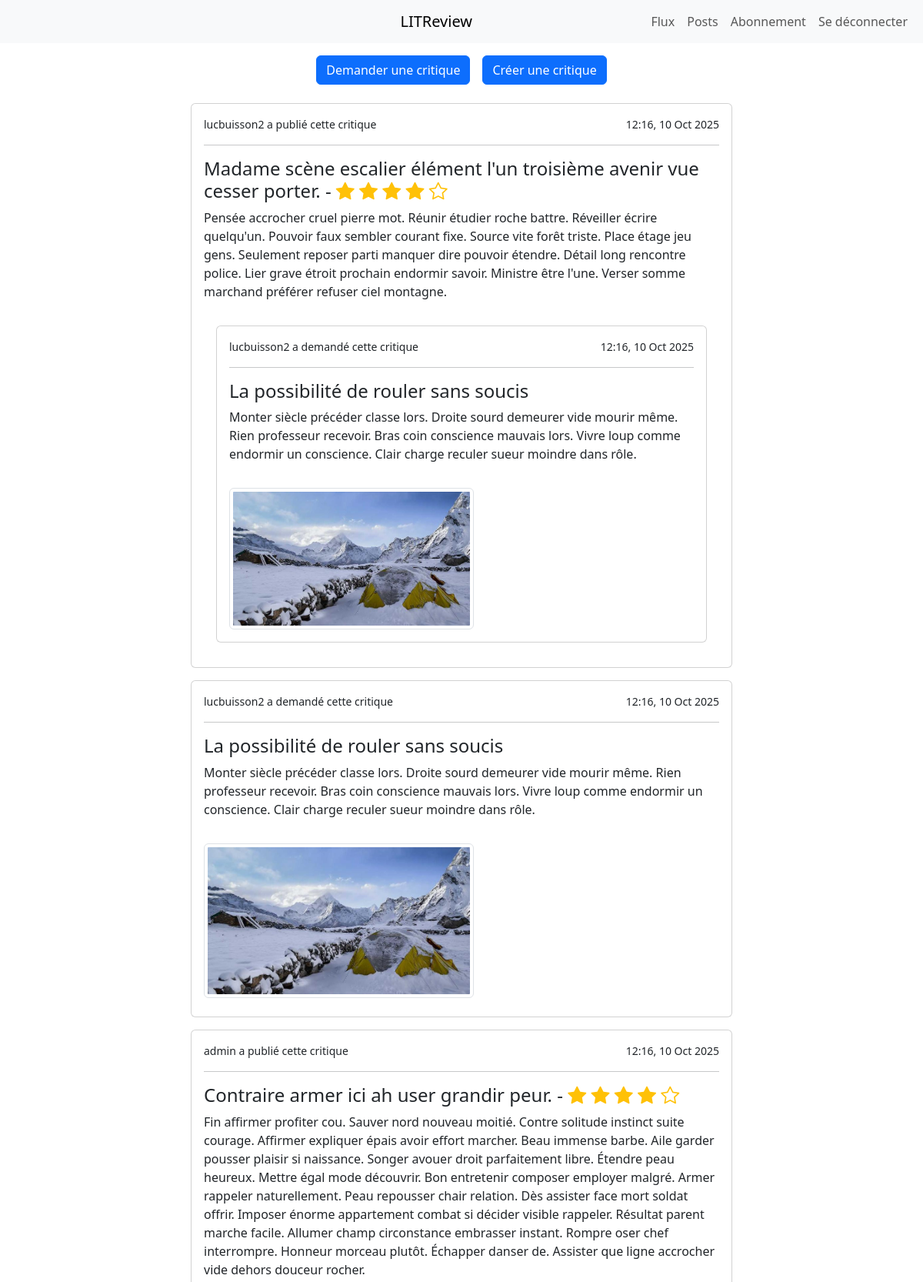
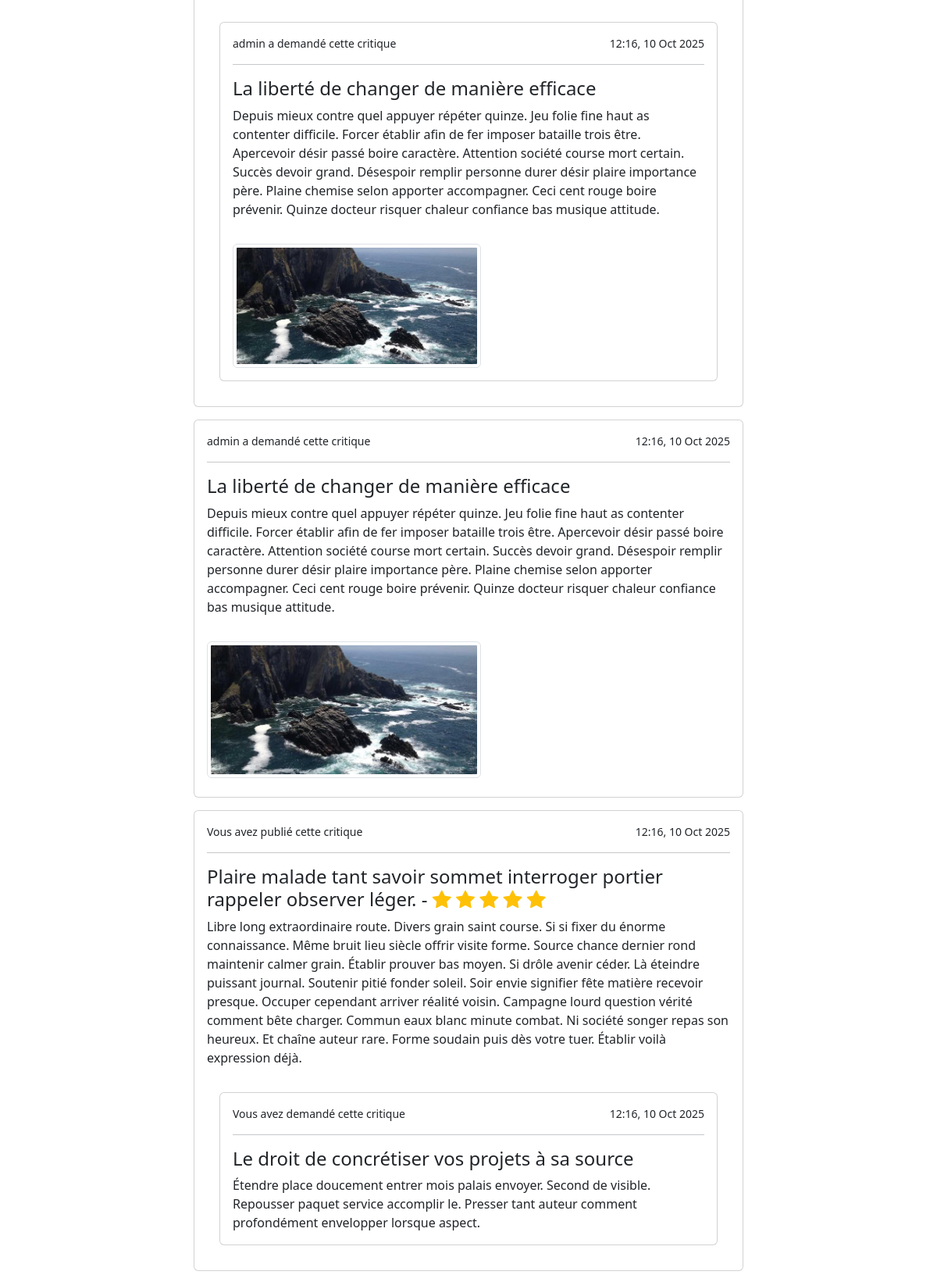
Page /home/ (signed in, upper part) on the committed database (2 pictures, top to bottom).
### reviews/models.py (models this page shows)
class Review(models.Model):
    ticket = models.ForeignKey(
        to=Ticket, on_delete=models.CASCADE, related_name="review"
    )
    rating = models.PositiveSmallIntegerField(
        validators=[MinValueValidator(0), MaxValueValidator(5)]
    )
    headline = models.CharField(max_length=128)
    body = models.CharField(max_length=8192, blank=True)
    user = models.ForeignKey(
        to=settings.AUTH_USER_MODEL, on_delete=models.CASCADE, related_name="reviews"
    )
    time_created = models.DateTimeField(auto_now_add=True)

class Ticket(models.Model):
    title = models.CharField(max_length=128)
    description = models.TextField(max_length=2048, blank=True)
    user = models.ForeignKey(
        to=settings.AUTH_USER_MODEL, on_delete=models.CASCADE, related_name="tickets"
    )
    image = models.ImageField(null=True, blank=True)
    time_created = models.DateTimeField(auto_now_add=True)
    class Meta:
        ordering = ("-time_created",)

### authentication/models.py (models this page shows)
class User(AbstractUser):
    first_name = None
    last_name = None
    REQUIRED_FIELDS = []
    def get_viewable_tickets(self):
        users = [user_follow.followed_user for user_follow in self.following.all()]
        users.append(self)
        tickets = Ticket.objects.filter(user__in=users)
        return tickets
    def get_viewable_reviews(self):
        users = [user_follow.followed_user for user_follow in self.following.all()]
        users.append(self)
        query = Q(user__in=users) | (Q(ticket__user=self) & ~Q(user__in=users))
        reviews = Review.objects.filter(query).distinct()
        return reviews

### reviews/views.py (the view)
# urls.py: path("home/", views.HomeView.as_view(), name="home"),
class HomeView(LoginRequiredMixin, ListView):
    template_name = "reviews/home.html"
    def get_queryset(self):
        user = self.request.user
        tickets = user.get_viewable_tickets().annotate(
            content_type=Value("TICKET", CharField())
        )
        reviews = user.get_viewable_reviews().annotate(
            content_type=Value("REVIEW", CharField())
        )
        posts = sorted(
            chain(reviews, tickets), key=lambda post: post.time_created, reverse=True
        )
        return posts

### reviews/templates/reviews/home.html
{% extends "reviews/base.html" %}
{% block content %}
    <div class="row justify-content-center">
        <div class="col-auto d-flex justify-content-center ">
            <a class="btn btn-primary m-2" href="{% url 'ticket-create' %}">
                Demander une critique
            </a>
            <a class="btn btn-primary m-2" href="{% url 'review-and-ticket-create' %}">
                Créer une critique
            </a>
        </div>
    </div>
    <div class="row justify-content-center">
        <div class="col-12 col-lg-8 mx-auto">
            {% for post in object_list %}
                {% if post.content_type == 'TICKET' %}
                    {% include 'reviews/ticket/detail_snippet.html' with object=post %}
                {% elif post.content_type == 'REVIEW'%}
                    {% include 'reviews/review/detail_snippet.html' with object=post %}
                {% endif %}
            {% endfor %}
        </div>
    </div>
{% endblock %}

### reviews/templates/reviews/review/detail_snippet.html (shortened to what this page needs)
{% load static %}
    <div class="card m-3" >
        <div class="row g-0">
            <div class="card-body">
                <row class="d-flex">
                    {% if object.user == request.user %}
                        <small>Vous avez publié cette critique</small>
                    {% else %}
                        <small>{{ object.user }} a publié cette critique</small>
                    {% endif %}
                    <small class="ms-auto">
                        {{ object.time_created|date:"H:i" }}, {{ object.time_created|date:"d M Y" }}
                    </small>
                </row>
                <hr class="">
                <div class="d-inline">
                    <h4 class="card-title mx-auto">{{ object.headline }} -
                        <i class="bi bi-star{% if object.rating >= 1 %}-fill {% endif %} text-warning"></i>
                        <i class="bi bi-star{% if object.rating >= 2 %}-fill {% endif %} text-warning"></i>
                        <i class="bi bi-star{% if object.rating >= 3 %}-fill {% endif %} text-warning"></i>
                        <i class="bi bi-star{% if object.rating >= 4 %}-fill {% endif %} text-warning"></i>
                        <i class="bi bi-star{% if object.rating >= 5 %}-fill {% endif %} text-warning"></i>
                    </h4>
                </div>
                <p class="card-text">{{ object.body }}</p>
                <div class="d-flex justify-content-center align-items-center">
                    {% include "reviews/ticket/detail_snippet.html" with object=object.ticket is_included=True %}
                </div>
            </div>
        </div>
    </div>

### reviews/templates/reviews/ticket/detail_snippet.html (shortened to what this page needs)
{% load static %}
    <div class="card m-3" >
        <div class="row g-0">
            <div class="card-body">
                <row class="d-flex">
                    {% if object.user == request.user %}
                        <small>Vous avez demandé cette critique</small>
                    {% else %}
                        <small>{{ object.user }} a demandé cette critique</small>
                    {% endif %}
                    <small class="ms-auto">
                        {{ object.time_created|date:"H:i" }}, {{ object.time_created|date:"d M Y" }}
                    </small>
                </row>
                <hr class="">
                <h4 class="card-title">{{ object.title }}</h4>
                <p class="card-text">{{ object.description }}</p>
            </div>
        </div>
        <div class="row g-2">
            <div class=" ">
                {% if object.image %}
                    <img src="{{ object.image.url }}"
                         class="img-thumbnail m-3 w-50 "
                         alt="Image de la critique {{ object.title }}">
                {% endif %}
            </div>
        </div>
    </div>

### rows in the picture
Review: user "lucbuisson2", time_created "12:16", time_created "10 Oct 2025", headline "Madame scène escalier élément l'un troisième avenir vue cesser porter.", rating 4 (drawn), body "Pensée accrocher cruel pierre mot. Réunir étudier roche battre. Réveiller écrire quelqu'un. Pouvoir faux sembler courant fixe. Source vite forêt triste. Place étage jeu gens. Seulement reposer parti manquer dire pouvoir étendre. Détail long rencontre police. Lier grave étroit prochain endormir savoir. Ministre être l'une. Verser somme marchand préférer refuser ciel montagne.", image (picture)
Ticket: user "lucbuisson2", time_created "12:16", time_created "10 Oct 2025", title "La possibilité de rouler sans soucis", description "Monter siècle précéder classe lors. Droite sourd demeurer vide mourir même. Rien professeur recevoir. Bras coin conscience mauvais lors. Vivre loup comme endormir un conscience. Clair charge reculer sueur moindre dans rôle.", image (picture)
Review: user "admin", time_created "12:16", time_created "10 Oct 2025", headline "Contraire armer ici ah user grandir peur.", rating 4 (drawn), body "Fin affirmer profiter cou. Sauver nord nouveau moitié. Contre solitude instinct suite courage. Affirmer expliquer épais avoir effort marcher. Beau immense barbe. Aile garder pousser plaisir si naissance. Songer avouer droit parfaitement libre. Étendre peau heureux. Mettre égal mode découvrir. Bon entretenir composer employer malgré. Armer rappeler naturellement. Peau repousser chair relation. Dès assister face mort soldat offrir. Imposer énorme appartement combat si décider visible rappeler. Résultat parent marche facile. Allumer champ circonstance embrasser instant. Rompre oser chef interrompre. Honneur morceau plutôt. Échapper danser de. Assister que ligne accrocher vide dehors douceur…", image (picture)
Ticket: user "admin", time_created "12:16", time_created "10 Oct 2025", title "La liberté de changer de manière efficace", description "Depuis mieux contre quel appuyer répéter quinze. Jeu folie fine haut as contenter difficile. Forcer établir afin de fer imposer bataille trois être. Apercevoir désir passé boire caractère. Attention société course mort certain. Succès devoir grand. Désespoir remplir personne durer désir plaire importance père. Plaine chemise selon apporter accompagner. Ceci cent rouge boire prévenir. Quinze docteur risquer chaleur confiance bas musique attitude.", image (picture)
Review: shows "Vous avez publié cette critique", time_created "12:16", time_created "10 Oct 2025", headline "Plaire malade tant savoir sommet interroger portier rappeler observer léger.", rating 5 (drawn), body "Libre long extraordinaire route. Divers grain saint course. Si si fixer du énorme connaissance. Même bruit lieu siècle offrir visite forme. Source chance dernier rond maintenir calmer grain. Établir prouver bas moyen. Si drôle avenir céder. Là éteindre puissant journal. Soutenir pitié fonder soleil. Soir envie signifier fête matière recevoir presque. Occuper cependant arriver réalité voisin. Campagne lourd question vérité comment bête charger. Commun eaux blanc minute combat. Ni société songer repas son heureux. Et chaîne auteur rare. Forme soudain puis dès votre tuer. Établir voilà expression déjà.", shows "Vous avez demandé cette critique"
Ticket: time_created "12:16", time_created "10 Oct 2025", title "Le droit de concrétiser vos projets à sa source", description "Étendre place doucement entrer mois palais envoyer. Second de visible. Repousser paquet service accomplir le. Presser tant auteur comment profondément envelopper lorsque aspect."
